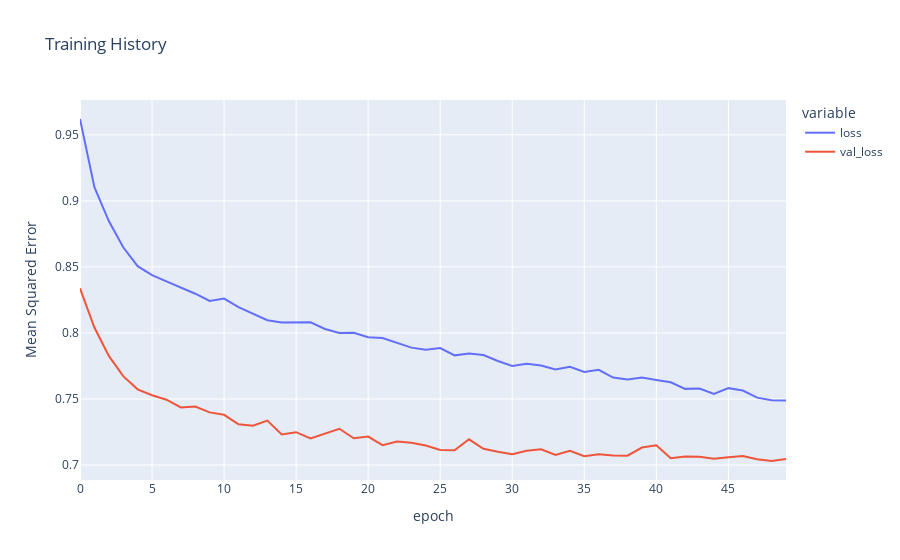

The notebook cell this image was saved under:
### Markdown cell above
# Visualize

### Code cell
fig = px.line(
    pd.DataFrame([train_losses, eval_losses], index=['loss', 'val_loss']).T, 
    y=['loss', 'val_loss'], 
    labels={'index': 'epoch', 'value': 'Mean Squared Error'}, 
    title='Training History')
fig.show()

### Figure 1 — Plotly figure (JSON) as saved in the notebook; plotly's stock layout.template omitted (floating-point values rounded to 4 significant figures)
{"data": [{"hovertemplate": "variable=loss<br>epoch=%{x}<br>Mean Squared Error=%{y}<extra></extra>", "legendgroup": "loss", "line": {"color": "#636efa", "dash": "solid"}, "mode": "lines", "name": "loss", "orientation": "v", "showlegend": true, "type": "scatter", "x": [0, 1, 2, 3, 4, 5, 6, 7, 8, 9, 10, 11, 12, 13, 14, 15, 16, 17, 18, 19, 20, 21, 22, 23, 24, 25, 26, 27, 28, 29, 30, 31, 32, 33, 34, 35, 36, 37, 38, 39, 40, 41, 42, 43, 44, 45, 46, 47, 48, 49], "xaxis": "x", "y": [0.962, 0.9105, 0.8847, 0.8649, 0.8506, 0.8437, 0.839, 0.8343, 0.8297, 0.8242, 0.826, 0.8196, 0.8147, 0.8097, 0.808, 0.8079, 0.808, 0.803, 0.8, 0.8002, 0.7968, 0.7962, 0.7924, 0.7889, 0.7872, 0.7885, 0.783, 0.7844, 0.7833, 0.7788, 0.7751, 0.7766, 0.7753, 0.7724, 0.7745, 0.7705, 0.7721, 0.7662, 0.7648, 0.7663, 0.7644, 0.7626, 0.7577, 0.7579, 0.7538, 0.7582, 0.7564, 0.7511, 0.749, 0.7489], "yaxis": "y"}, {"hovertemplate": "variable=val_loss<br>epoch=%{x}<br>Mean Squared Error=%{y}<extra></extra>", "legendgroup": "val_loss", "line": {"color": "#EF553B", "dash": "solid"}, "mode": "lines", "name": "val_loss", "orientation": "v", "showlegend": true, "type": "scatter", "x": [0, 1, 2, 3, 4, 5, 6, 7, 8, 9, 10, 11, 12, 13, 14, 15, 16, 17, 18, 19, 20, 21, 22, 23, 24, 25, 26, 27, 28, 29, 30, 31, 32, 33, 34, 35, 36, 37, 38, 39, 40, 41, 42, 43, 44, 45, 46, 47, 48, 49], "xaxis": "x", "y": [0.8338, 0.8041, 0.7826, 0.7673, 0.7573, 0.7528, 0.7494, 0.7436, 0.7443, 0.7399, 0.738, 0.7309, 0.7298, 0.7337, 0.7232, 0.7249, 0.7201, 0.7237, 0.7275, 0.7202, 0.7216, 0.715, 0.7177, 0.7169, 0.7148, 0.7114, 0.7112, 0.7195, 0.7123, 0.71, 0.7082, 0.7107, 0.7119, 0.7076, 0.7108, 0.7067, 0.7081, 0.7072, 0.7071, 0.7132, 0.715, 0.7052, 0.7065, 0.7063, 0.7048, 0.706, 0.7068, 0.7043, 0.7031, 0.7045], "yaxis": "y"}], "layout": {"legend": {"title": {"text": "variable"}, "tracegroupgap": 0}, "title": {"text": "Training History"}, "xaxis": {"anchor": "y", "domain": [0, 1], "title": {"text": "epoch"}}, "yaxis": {"anchor": "x", "domain": [0, 1], "title": {"text": "Mean Squared Error"}}}}
